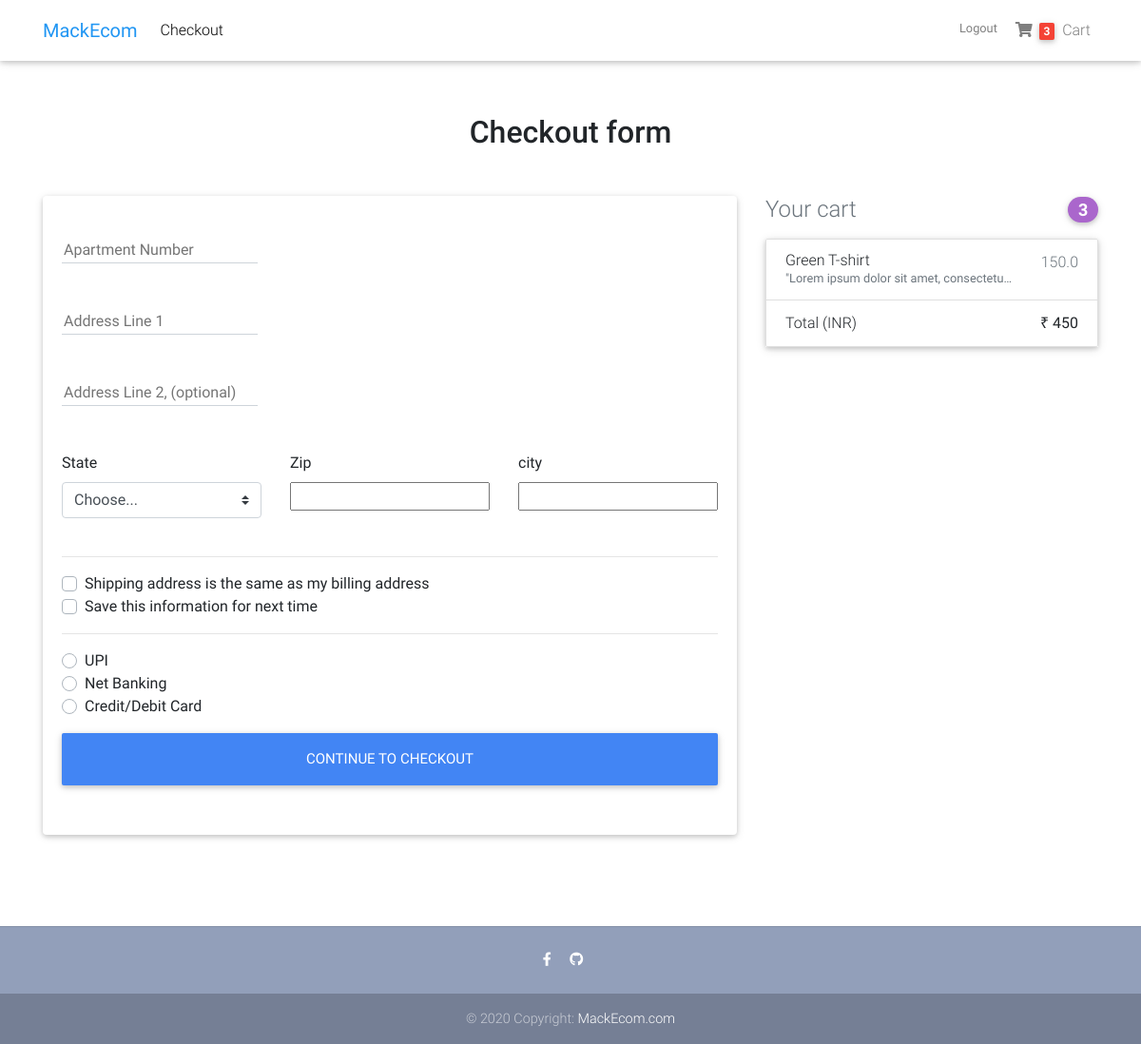
Screenshot of /checkout/ (signed in) with the database file from the repository.
### core/models.py (models this page shows, shortened)
class Cart(models.Model):
    user = models.ForeignKey(settings.AUTH_USER_MODEL, on_delete=models.CASCADE)
    items = models.ManyToManyField(OrderedItem)
    ordered = models.BooleanField(default=False)
    order_date = models.DateTimeField(blank=True, null=True)
    start_date = models.DateTimeField(auto_now_add=True)
    def cart_total(self):
        total = 0
        items = self.items.all()
        for item in items:
            price = int(item.total_price())
            total = price + total
        return total

class OrderedItem(models.Model):
    item = models.ForeignKey(Item, on_delete=models.CASCADE)
    user = models.ForeignKey(settings.AUTH_USER_MODEL, on_delete=models.CASCADE)
    is_ordered = models.BooleanField(default=False)
    qty = models.IntegerField(default=1)
    def total_price(self):
        if self.item.discounted_price:
            return self.qty*self.item.discounted_price
        else:
            return round(self.qty*self.item.price, 2)

class Item(models.Model):
    title = models.CharField(max_length=100)
    discounted_price = models.FloatField(blank=True, null=True)
    price = models.FloatField()
    slug = models.SlugField(blank=True, null=True)
    description = models.TextField(max_length=500, blank=True, null=True)
    category = models.CharField(choices=CATEGORY_CHOICES, max_length=2)
    label = models.CharField(choices=LABEL_COLOUR_CHOICES, max_length=2)
    image = models.ImageField(blank=True, null=True)

### core/views.py (the view, shortened to what this page needs)
# urls.py: path('checkout/', views.CheckoutView.as_view(), name='checkout'),
class CheckoutView(View):
    def get(self, *args, **kwargs):
        form = CheckoutForm
        cart = get_object_or_404(Cart, user=self.request.user)
        context = {
            'form': form,
            'cart': cart
        }
        return render(self.request, 'checkout-page.html', context)

### core/templatetags/cart_template_tags.py (called while the page is built)
@register.filter
def cart_item_count(user):
    if user.is_authenticated:
        count_qs = Cart.objects.filter(user=user, ordered=False)
        if count_qs.exists():
            items_qs = count_qs[0].items.all()
            count = 0
            for items in items_qs[0:]:
                count = items.qty + count
            return count
    else:
        return 0

### templates/checkout-page.html (shortened to what this page needs)
{% extends 'base.html' %}
{% block content %}
  <main class="mt-5 pt-4">
    <div class="container wow fadeIn">
      <h2 class="my-5 h2 text-center">Checkout form</h2>
      <div class="row">
        <div class="col-md-8 mb-4">
          <div class="card">
            <form class="card-body" method="post">
              <div class="md-form mb-5">
                  {{ form.apartment }}
              </div>
              <div class="md-form mb-5">
                  {{ form.address1 }}
              </div>
              <div class="md-form mb-5">
              {{ form.address2 }}
              </div>
              <div class="row">
                <div class="col-lg-4 col-md-6 mb-4">
                  <label for="state">State</label>
                  <select class="custom-select d-block w-100" id="state" name="state" required>
                    <option value="">Choose...</option>
                  </select>
                </div>
                <div class="col-lg-4 col-md-6 mb-4">
                  <label for="zip">Zip</label>
                  {{ form.zip }}
                </div>
                <div class="col-lg-4 col-md-6 mb-4">
                  <label for="city">city</label>
                  {{ form.city }}
                </div>
              </div>
              <hr>
              <div class="custom-control custom-checkbox">
                <label class="custom-control-label" for="{{ form.same_billing_address.id_for_label }}">
                    Shipping address is the same as my billing address</label>
              </div>
              <div class="custom-control custom-checkbox">
                <label class="custom-control-label" for="{{ form.save_info.id_for_label }}">Save this information for next time</label>
              </div>
              <hr>
              <div class="d-block my-3">
                {% for x,y in form.fields.payment_info.choices %}
                  <div class="custom-control custom-radio">
                  <label class="custom-control-label" for="{{ x }}">{{ y }}</label>
                </div>
                  {% endfor %}
              </div>
              <button class="btn btn-primary btn-lg btn-block" type="submit">Continue to checkout</button>
            </form>
          </div>
        </div>
        <div class="col-md-4 mb-4">
          <h4 class="d-flex justify-content-between align-items-center mb-3">
            <span class="text-muted">Your cart</span>
            <span class="badge badge-secondary badge-pill">3</span>
          </h4>
          <ul class="list-group mb-3 z-depth-1">
            {% for obj in cart.items.all %}
            <li class="list-group-item d-flex justify-content-between lh-condensed">
              <div>
                <h6 class="my-0">{{ obj.item.title }}</h6>
                <small class="text-muted">{{ obj.item.description|truncatechars:40}}</small>
              </div>
              {% if obj.item.discounted_price %}
              <span class="text-muted">{{ obj.item.discounted_price }}</span>
                  {% else %}
                  <span class="text-muted">{{ obj.item.price }}</span>
              {% endif %}
            </li>
              {% endfor %}
            <li class="list-group-item d-flex justify-content-between">
              <span>Total (INR)</span>
              <strong>₹ {{ cart.cart_total }}</strong>
            </li>
          </ul>
        </div>
      </div>
    </div>
  </main>
{% endblock %}

### templates/base.html (shortened to what this page needs)
{% load static %}
{% load cart_template_tags %}
<head>
  <link rel="stylesheet" href="https://use.fontawesome.com/releases/v5.11.2/css/all.css">
  <link rel="stylesheet" href="{% static 'MackEcom/css/bootstrap.min.css' %}">
  <link rel="stylesheet" href="{% static 'MackEcom/css/mdb.min.css' %}">
  <link rel="stylesheet" href="{% static 'MackEcom/css/style.min.css' %}">
</head>
<body>
  <nav class="navbar fixed-top navbar-expand-lg navbar-light white scrolling-navbar mb-5">
    <div class="container">
      <a class="navbar-brand waves-effect" href="{% url 'core:home' %}" target="_blank">
        <strong class="blue-text">MackEcom</strong>
      </a>
      <div class="collapse navbar-collapse" id="navbarSupportedContent">
            <ul class="navbar-nav mr-auto">
              <li class="nav-item">
                {% if request.user.is_authenticated %}
                  <a class="nav-link waves-effect" href="{% url 'core:checkout' %}"
                  target="_blank">Checkout</a>
                {% endif %}
              </li>
            </ul>
          <div class="nav-item navbar-nav nav-flex-icons ">
              {% if request.user.is_authenticated %}
                  <a class="nav-link waves-effect clearfix d-none d-sm-inline-block" href="{% url 'account_logout' %}">
                     <small> Logout </small>
                  </a>
                  <a class="nav-link waves-effect" href="{% url 'core:order-summary'%}">
                        <i class="fas fa-shopping-cart"></i>
                       {% if request.user|cart_item_count %}
                           <span class="badge red z-depth-1 mr-1"> {{ request.user|cart_item_count }}</span>
                        {% endif %}
                           <span class="clearfix d-none d-sm-inline-block"> Cart </span>
                  </a>
              {% endif %}
          </div>
      </div>
    </div>
  </nav>
<div class="pb-5">
    {% block content  %}
    {% endblock content %}
</div>
  <footer class="page-footer text-center font-small mt-4 wow fadeIn">
    <hr class="my-4">
    <div class="pb-4">
      <a href="https://www.facebook.com/manas.kundu.9" target="_blank">
        <i class="fab fa-facebook-f mr-3"></i>
      </a>
      <a href="https://github.com/Manas377" target="_blank">
        <i class="fab fa-github mr-3"></i>
      </a>
    </div>
    <div class="footer-copyright py-3">
      © 2020 Copyright:
      <a href="#" target="_blank"> MackEcom.com </a>
    </div>
  </footer>
</body>
</html>

### templates/base.html (style rules this page uses)
html, body, header, .carousel { height: 60vh; }

### rows the page displays
OrderedItem: item "Green T-shirt", item.description "\"Lorem ipsum dolor sit amet, consectetu…", item.discounted_price "150.0"
Cart: cart_total "450"

### other values shown
{{ request.user|cart_item_count }} "3"
{{ y }} "UPI" "Net Banking" "Credit/Debit Card"
